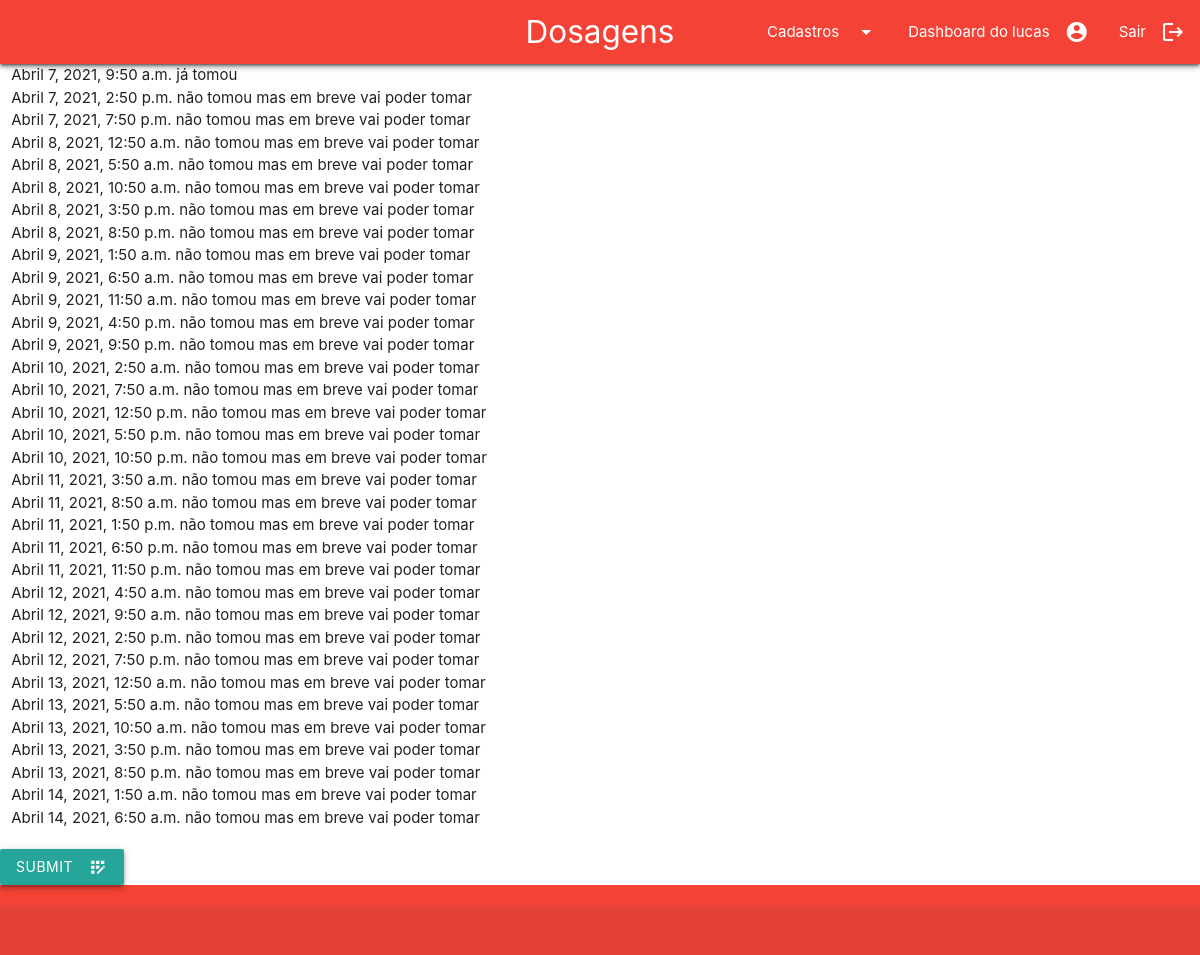
/adm/dosagens-usuario/1/ (signed in), run on the app's committed database.
### cadastro/models.py (models this page shows)
class Pessoa(AbstractBaseUser,PermissionsMixin):
    nome_completo = models.CharField(
        verbose_name = "Nome completo",
        max_length = 194,
        null = True,
        blank = True,
    )
    cpf = models.CharField(
        verbose_name= "CPF",
        max_length = 14,
        unique = True
    )
    data_nascimento = models.DateField(
        verbose_name="Data de nascimento",
        auto_now=False,
        auto_now_add=False,
        null = True,
        blank = True,
    )
    email = models.EmailField(
        verbose_name="E-mail",
        max_length = 194,
        unique = True,
        null = True,
        blank = True,
    )
    horario_criacao = models.DateTimeField(
        verbose_name= "Horário de criação",
        auto_now_add = True,
        null = True,
        blank = True,
    )
    is_active = models.BooleanField(
        verbose_name="Usuário está ativo",
        default=True,
    )
    is_staff  = models.BooleanField(
        verbose_name="Usuário é da equipe de desenvolvimento",
        default= False,
    )
    is_superuser = models.BooleanField(
        verbose_name= "Usuário é um superusuario",
        default=False,
    )
    USERNAME_FIELD = "cpf"
    objects = UsuarioManager()
    class Meta:
        verbose_name = "Pessoa"
        db_table = "pessoa"
    def __str__(self):
        return self.nome_completo

### adm_remedio/models.py (models this page shows, shortened)
class Horario_remedio(models.Model):
    agenda_receita = models.ForeignKey(
        Agenda_receita,
        on_delete = models.CASCADE,
        verbose_name = "Receita",
    )
    horario = models.DateTimeField(
        verbose_name="Horario para tomar remédio",
        auto_now= False,
        blank = True,
        null = True,
    )
    concluido = models.BooleanField(
        verbose_name = "Concluido",
        default = False,
    )
    class Meta:
        verbose_name = "Horário do remédio"
        verbose_name_plural = "Horários do remédio"
        db_table = "horário_remedio"

### adm_remedio/views.py (the view)
# urls.py: path('dosagens-usuario/<int:id_receita>/', views.dosagem_usuario, name="dosagem_usuario"),
@login_required
def dosagem_usuario(request,id_receita):
    now = timezone.now()
    horario_atual = timezone.now()
    objPessoa = Pessoa.objects.get(pk=request.user.id)
    objReceita = Receita.objects.get(pk=id_receita)
    try:
        objAgenda_receita = Agenda_receita.objects.get(receita=objReceita)
    except Agenda_receita.DoesNotExist:
        print("nao existe")
        objAgenda_receita = Agenda_receita()
        objAgenda_receita.receita = objReceita
        objAgenda_receita.nome_completo = "receita"
        objAgenda_receita.data_inicio = now
        objAgenda_receita.data_de_termino = now + timezone.timedelta(days=objReceita.quantidade_dias)
        objAgenda_receita.save()
        totalDoze = int((objReceita.quantidade_dias*24)/objReceita.intervalo)
        objHorario = Horario_remedio()
        objHorario.agenda_receita = objAgenda_receita
        objHorario.horario = now
        objHorario.save()
        for q in range(totalDoze):
            now += timezone.timedelta(hours=objReceita.intervalo)
            objHorario = Horario_remedio()
            objHorario.agenda_receita = objAgenda_receita
            objHorario.horario = now
            objHorario.save()
    listHorario = Horario_remedio.objects.filter(agenda_receita=objAgenda_receita)
    objAgenda_receita.save()
    if request.POST:
        idObjHorario = request.POST.get('tomou_remedio', None)
        objHorario = Horario_remedio.objects.get(pk=idObjHorario)
        objHorario.concluido = True
        objHorario.save()
    context = {
        "nome_pagina":"Dosagens",
        "usuario" : objPessoa,
        "objAgenda_receita" : objAgenda_receita,
        'listHorario':listHorario,
        'horario_atual' : horario_atual,
    }
    return render(request,"lista_dosagem.html",context)

### templates/lista_dosagem.html (shortened to what this page needs)
{%extends "base_usuario.html"%}
{% load materializecss %}
{%block conteudo%}
<main>
    <form method="POST">
        <div class="row">
            <div class="col s6">
                {% for q in listHorario %}
                {% if q.concluido == False and q.horario <= horario_atual%}
                <label>
                    <input name="tomou_remedio" type="radio" value="{{q.id}}" required/>
                    <span>{{q.horario}}</span>
                </label><br>
                {%else%}
                    {%if q.concluido == True%}
                    <span>{{q.horario}} já tomou</span>
                    {%else%}
                    <span>{{q.horario}} não tomou mas em breve vai poder tomar </span>
                    {%endif%}
                <br>
                {%endif%}
                {% endfor %}
            </div>
        </div>
        <div class="col s6">
            <button class="btn waves-effect z-depth-2" type="submit" name="action">Submit
                <i class="material-icons right">app_registration</i>
            </button>
        </div>
    </form>
</main>
{%endblock conteudo%}

### templates/base_usuario.html (shortened to what this page needs)
<!DOCTYPE html>
{% load static %}
<html lang="en">
    <head>
        <link type="text/css" rel="stylesheet" href="{% static 'css/materialize.min.css' %}"  media="screen,projection"/>
        <link type="text/css" rel="stylesheet" href="{% static 'css/custom.css' %}">
    </head>
<body>
    <header>
        <nav>
            <div class=" z-depth-2 red nav-wrapper">
                <a href="#!" class="brand-logo center">{{nome_pagina}}</a>
                <ul class="right hide-on-med-and-down">
                    <li><a class="dropdown-trigger" data-target="Cadastros">
                        Cadastros
                    <i class="material-icons right">arrow_drop_down</i>
                    </a></li>
                    <li><a
                        href="{%url 'dashboard_usuario'%}">
                        <i class="material-icons right">account_circle</i>
                        Dashboard do {{usuario}}
                    </a></li>
                    <li><a
                        href="{%url 'login'%}">
                        <i class="material-icons right">logout</i>
                        Sair
                    </a></li>
              </ul>
            </div>
        </nav>
    </header>
    {% block conteudo %}
    {% endblock conteudo %}
    <footer class="page-footer red ">
        <div class="footer-copyright ">
        </div>
    </footer>
</body>
</html>

### static/css/custom.css (style rules this page uses)
body { display: flex; min-height: 100vh; flex-direction: column; }
main { flex: 1 0 auto; }

### data on the page
Pessoa: nome_completo "lucas"
Horario_remedio: horario "Abril 7, 2021, 9:50 a.m."
Horario_remedio: horario "Abril 7, 2021, 2:50 p.m."
Horario_remedio: horario "Abril 7, 2021, 7:50 p.m."
Horario_remedio: horario "Abril 8, 2021, 12:50 a.m."
Horario_remedio: horario "Abril 8, 2021, 5:50 a.m."
Horario_remedio: horario "Abril 8, 2021, 10:50 a.m."
Horario_remedio: horario "Abril 8, 2021, 3:50 p.m."
Horario_remedio: horario "Abril 8, 2021, 8:50 p.m."
Horario_remedio: horario "Abril 9, 2021, 1:50 a.m."
Horario_remedio: horario "Abril 9, 2021, 6:50 a.m."
Horario_remedio: horario "Abril 9, 2021, 11:50 a.m."
Horario_remedio: horario "Abril 9, 2021, 4:50 p.m."
Horario_remedio: horario "Abril 9, 2021, 9:50 p.m."
Horario_remedio: horario "Abril 10, 2021, 2:50 a.m."
Horario_remedio: horario "Abril 10, 2021, 7:50 a.m."
Horario_remedio: horario "Abril 10, 2021, 12:50 p.m."
Horario_remedio: horario "Abril 10, 2021, 5:50 p.m."
Horario_remedio: horario "Abril 10, 2021, 10:50 p.m."
Horario_remedio: horario "Abril 11, 2021, 3:50 a.m."
Horario_remedio: horario "Abril 11, 2021, 8:50 a.m."
Horario_remedio: horario "Abril 11, 2021, 1:50 p.m."
Horario_remedio: horario "Abril 11, 2021, 6:50 p.m."
Horario_remedio: horario "Abril 11, 2021, 11:50 p.m."
Horario_remedio: horario "Abril 12, 2021, 4:50 a.m."
Horario_remedio: horario "Abril 12, 2021, 9:50 a.m."
Horario_remedio: horario "Abril 12, 2021, 2:50 p.m."
Horario_remedio: horario "Abril 12, 2021, 7:50 p.m."
Horario_remedio: horario "Abril 13, 2021, 12:50 a.m."
Horario_remedio: horario "Abril 13, 2021, 5:50 a.m."
Horario_remedio: horario "Abril 13, 2021, 10:50 a.m."
Horario_remedio: horario "Abril 13, 2021, 3:50 p.m."
Horario_remedio: horario "Abril 13, 2021, 8:50 p.m."
Horario_remedio: horario "Abril 14, 2021, 1:50 a.m."
Horario_remedio: horario "Abril 14, 2021, 6:50 a.m."

### other printed values
{{ nome_pagina }} "Dosagens"
